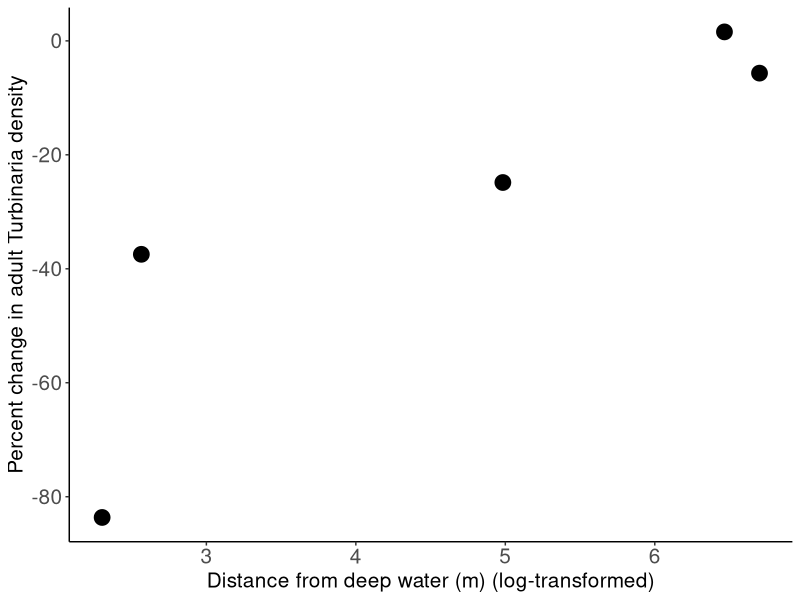

Write R code to recreate this figure.

# Packages -----
library(tidyverse)
library(readr)
library(ggplot2)
library(ggrepel)
library(ggpubr)

# Data -----
# Herbivore removal of adult Turbinaria density in 2021 experiment
browsing <- read_csv("data/HR_algae_density_summary.csv")
# Clean up site names
browsing$site <- sub("_", " ", browsing$site) # removes "_" in site names
browsing$site <- sub("_", " ", browsing$site) # have to run this twice to fix Ava site names
browsing <- browsing %>%
  rename_with(str_to_title) %>%  # capitalize first letters of column names
  filter(Treatment == "Unpalatable")

# Geographic locations for sites in 2021 experiment
distances <- read_csv("data/HR_2021_site_locations.csv")

# Data wrangling -----
# Merge dataframes
browsing_distance <- merge(browsing, distances, by = "Site")

# Log transform distance to deep water
browsing_distance <- browsing_distance %>% 
  # mutate(logDensity_turb_adult_percconsumed = log(Density_turb_adult_percconsumed)) %>% 
  mutate(logDistance_from_deep_water_m = log(Distance_from_deep_water_m))

# Plot -----
# Adult Turbinaria removal as a function of distance from deep water (log-transformed) with Pearson's R
ggscatter(browsing_distance, 
          x = "logDistance_from_deep_water_m",
          y = "Density_turb_adult_percchange", 
          size = 5
          #add = "reg.line" 
          #add.params = list(color = "blue", fill = "lightgray"), # Customize reg. line
          #conf.int = TRUE
) +
  #stat_cor(method = "pearson", label.x = 2, label.y = -5, size = 5) +
  ylab("Percent change in adult Turbinaria density") +
  xlab("Distance from deep water (m) (log-transformed)") +
  theme_classic() +
  theme(text = element_text(size = 15)) +
  theme(axis.text = element_text(size = 15))
